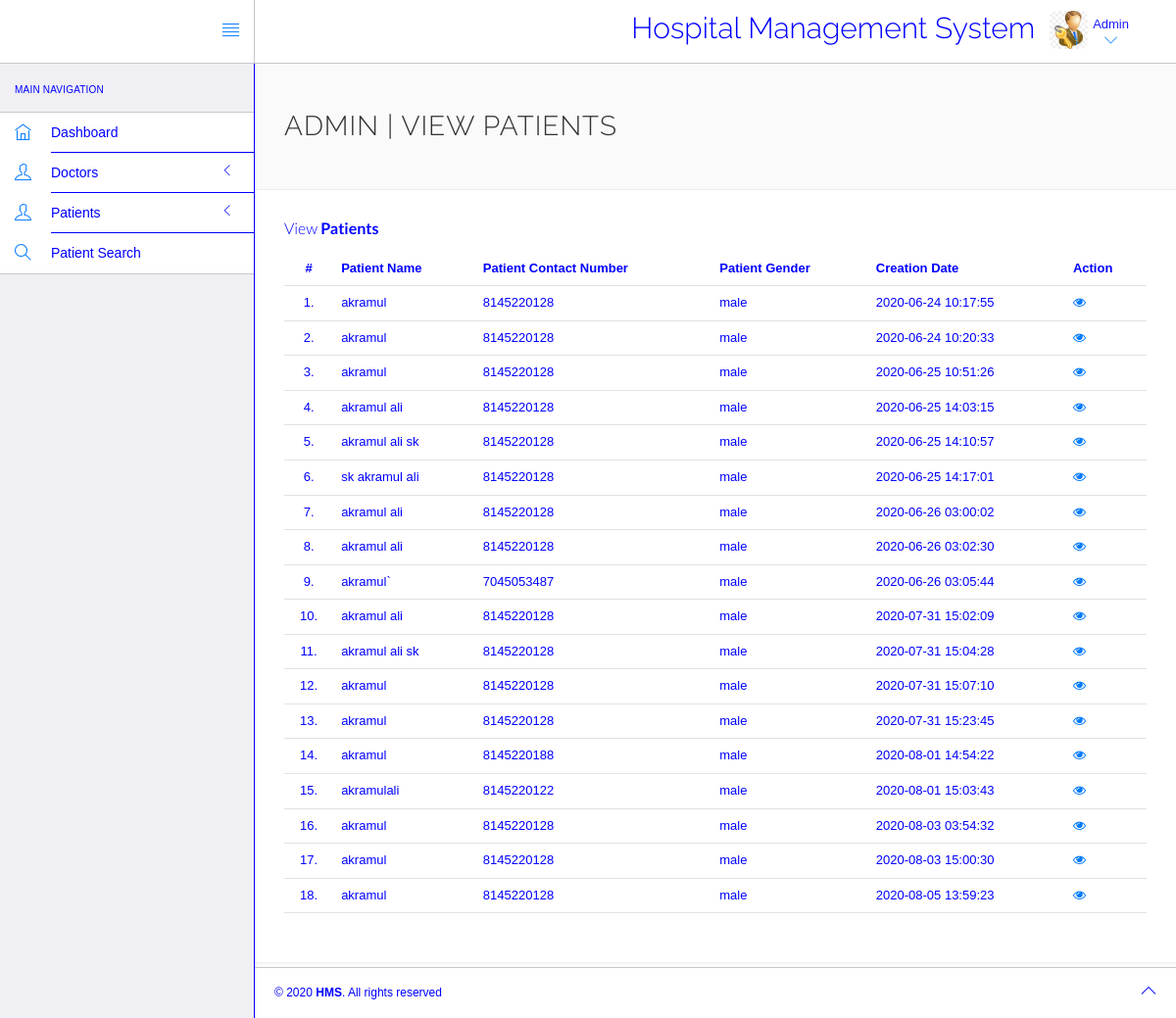
Before: /login/admin/manage-patient.php (signed in) with the older database file.
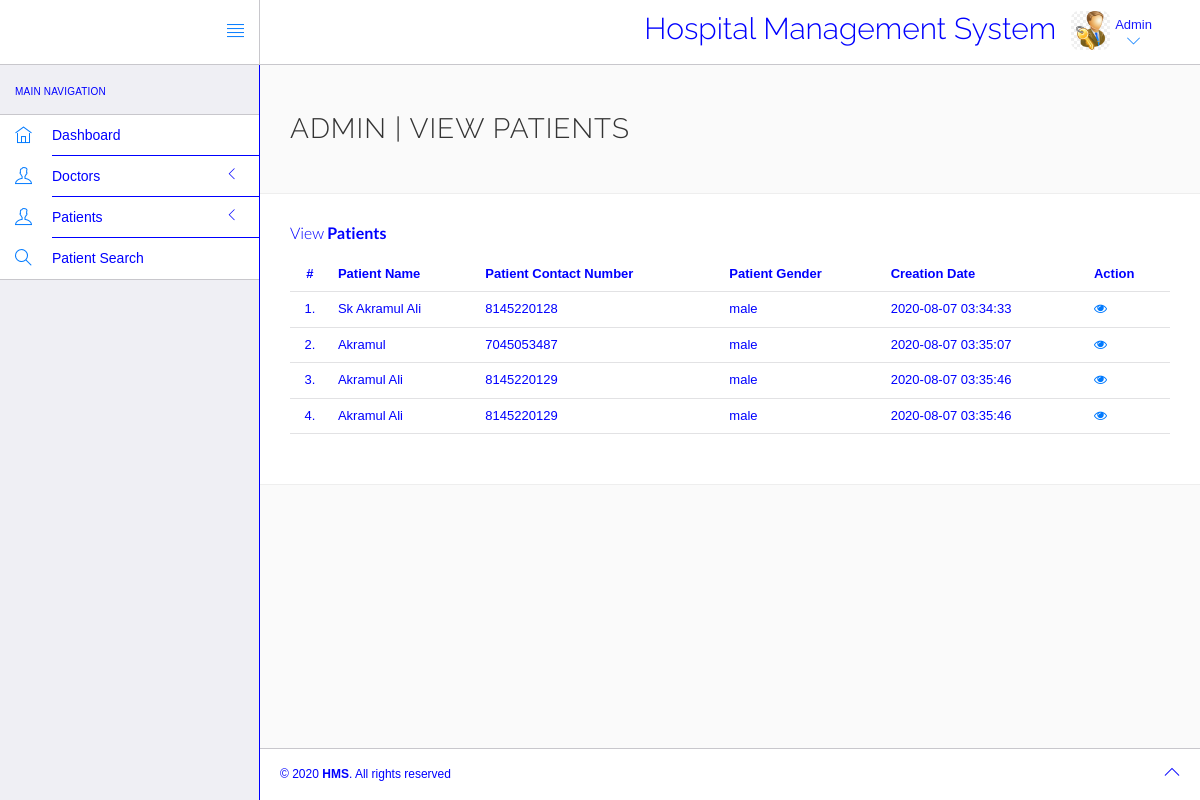
After: the same page with the newer database file.
### tables this page shows
CREATE TABLE `tblpatient` (
  `ID` int(10) NOT NULL,
  `Docid` int(10) DEFAULT NULL,
  `PatientName` varchar(20) DEFAULT NULL,
  `PatientContno` bigint(10) DEFAULT NULL,
  `PatientEmail` varchar(30) DEFAULT NULL,
  `PatientGender` varchar(10) DEFAULT NULL,
  `PatientAdd` mediumtext DEFAULT NULL,
  `PatientAge` int(10) DEFAULT NULL,
  `PatientMedhis` mediumtext DEFAULT NULL,
  `CreationDate` timestamp NULL DEFAULT current_timestamp()
);

### login/admin/manage-patient.php (the view, shortened to what this page needs)
<?php
include('include/config.php');
?>
<!DOCTYPE html>
<html lang="en">
	<head>
		<link rel="stylesheet" href="vendor/bootstrap/css/bootstrap.min.css">
		<link rel="stylesheet" href="vendor/fontawesome/css/font-awesome.min.css">
		<link rel="stylesheet" href="vendor/themify-icons/themify-icons.min.css">
		<link rel="stylesheet" href="assets/css/styles.css">
		<link rel="stylesheet" href="assets/css/plugins.css">
		<link rel="stylesheet" href="assets/css/themes/theme-1.css" id="skin_color" />
	</head>
	<body>
		<div id="app">
		<div class="sidebar app-aside" id="sidebar">
       <div class="sidebar-container perfect-scrollbar">
<nav>
						<div class="navbar-title">
							<span>Main Navigation</span>
						</div>
						<ul class="main-navigation-menu">
							<li>
								<a href="dashboard.php">
									<div class="item-content">
										<div class="item-media">
											<i class="ti-home"></i>
										</div>
										<div class="item-inner">
											<span class="title"> Dashboard </span>
										</div>
									</div>
								</a>
							</li>
							<li>
								<a href="javascript:void(0)">
									<div class="item-content">
										<div class="item-media">
											<i class="ti-user"></i>
										</div>
										<div class="item-inner">
											<span class="title"> Doctors </span><i class="icon-arrow"></i>
										</div>
									</div>
								</a>
								</li>
								<li>
								<a href="javascript:void(0)">
									<div class="item-content">
										<div class="item-media">
											<i class="ti-user"></i>
										</div>
										<div class="item-inner">
											<span class="title"> Patients </span><i class="icon-arrow"></i>
										</div>
									</div>
								</a>
								</li>
								<li>
								<a href="patient-search.php">
									<div class="item-content">
										<div class="item-media">
											<i class="ti-search"></i>
										</div>
										<div class="item-inner">
											<span class="title"> Patient Search </span>
										</div>
									</div>
								</a>
							</li>
						</ul>
					</nav>
					</div>
			</div>
<div class="app-content">
<header class="navbar navbar-default navbar-static-top">
					<div class="navbar-header">
						<a href="#" class="sidebar-toggler pull-right visible-md visible-lg" data-toggle-class="app-sidebar-closed" data-toggle-target="#app">
							<i class="ti-align-justify"></i>
						</a>
					</div>
					<div class="navbar-collapse collapse">
						<ul class="nav navbar-right">
								<li  style="padding-top:2% ">
								<h2>Hospital Management System</h2>
							</li>
							<li class="dropdown current-user">
								<a href class="dropdown-toggle" data-toggle="dropdown">
									<img src="assets/images/system-administrator-png-system-administrator-logo-system-administrator-png-260_260.jpg" > <span class="username">Admin<i class="ti-angle-down"></i></i></span>
								</a>
							</li>
						</ul>
					</div>
				</header>
<div class="main-content" >
<div class="wrap-content container" id="container">
<section id="page-title">
<div class="row">
<div class="col-sm-8">
<h1 class="mainTitle">Admin | View Patients</h1>
</div>
</div>
</section>
<div class="container-fluid container-fullw bg-white">
<div class="row">
<div class="col-md-12">
<h5 class="over-title margin-bottom-15">View <span class="text-bold">Patients</span></h5>
<table class="table table-hover" id="sample-table-1">
<thead>
<tr>
<th class="center">#</th>
<th>Patient Name</th>
<th>Patient Contact Number</th>
<th>Patient Gender </th>
<th>Creation Date </th>
<th>Action</th>
</tr>
</thead>
<tbody>
<?php
$sql=mysqli_query($con,"select * from tblpatient");
$cnt=1;
while($row=mysqli_fetch_array($sql))
{
?>
<tr>
<td class="center"><?php echo $cnt;?>.</td>
<td class="hidden-xs"><?php echo $row['PatientName'];?></td>
<td><?php echo $row['PatientContno'];?></td>
<td><?php echo $row['PatientGender'];?></td>
<td><?php echo $row['CreationDate'];?></td>
<td>
<a href="view-patient.php?viewid=<?php echo $row['ID'];?>"><i class="fa fa-eye"></i></a>
</td>
</tr>
<?php
$cnt=$cnt+1;
 }?>
</tbody>
</table>
</div>
</div>
</div>
</div>
</div>
</div>
<footer>
<div class="footer-inner">
<div class="pull-left">&copy; <span class="current-year"></span><span class="text-bold text-uppercase"> HMS</span>. <span>All rights reserved</span></div>
					<div class="pull-right">
						<span class="go-top"><i class="ti-angle-up"></i></span>
					</div>
				</div>
			</footer>
		</div>
	</body>
</html>

Changed rows visible on the page:
removed tblpatient: PatientName "akramul", PatientContno "8145220128", PatientGender "male", CreationDate "2020-06-24 10:17:55"
removed tblpatient: PatientName "akramul", PatientContno "8145220128", PatientGender "male", CreationDate "2020-06-24 10:20:33"
removed tblpatient: PatientName "akramul", PatientContno "8145220128", PatientGender "male", CreationDate "2020-06-25 10:51:26"
removed tblpatient: PatientName "akramul ali", PatientContno "8145220128", PatientGender "male", CreationDate "2020-06-25 14:03:15"
removed tblpatient: PatientName "akramul ali sk", PatientContno "8145220128", PatientGender "male", CreationDate "2020-06-25 14:10:57"
removed tblpatient: PatientName "sk akramul ali", PatientContno "8145220128", PatientGender "male", CreationDate "2020-06-25 14:17:01"
removed tblpatient: PatientName "akramul ali", PatientContno "8145220128", PatientGender "male", CreationDate "2020-06-26 03:00:02"
removed tblpatient: PatientName "akramul ali", PatientContno "8145220128", PatientGender "male", CreationDate "2020-06-26 03:02:30"
removed tblpatient: PatientName "akramul`", PatientContno "7045053487", PatientGender "male", CreationDate "2020-06-26 03:05:44"
removed tblpatient: PatientName "akramul ali", PatientContno "8145220128", PatientGender "male", CreationDate "2020-07-31 15:02:09"
removed tblpatient: PatientName "akramul ali sk", PatientContno "8145220128", PatientGender "male", CreationDate "2020-07-31 15:04:28"
removed tblpatient: PatientName "akramul", PatientContno "8145220128", PatientGender "male", CreationDate "2020-07-31 15:07:10"
removed tblpatient: PatientName "akramul", PatientContno "8145220128", PatientGender "male", CreationDate "2020-07-31 15:23:45"
removed tblpatient: PatientName "akramul", PatientContno "8145220188", PatientGender "male", CreationDate "2020-08-01 14:54:22"
removed tblpatient: PatientName "akramulali", PatientContno "8145220122", PatientGender "male", CreationDate "2020-08-01 15:03:43"
removed tblpatient: PatientName "akramul", PatientContno "8145220128", PatientGender "male", CreationDate "2020-08-03 03:54:32"
removed tblpatient: PatientName "akramul", PatientContno "8145220128", PatientGender "male", CreationDate "2020-08-03 15:00:30"
removed tblpatient: PatientName "akramul", PatientContno "8145220128", PatientGender "male", CreationDate "2020-08-05 13:59:23"
added tblpatient: PatientName "Sk Akramul Ali", PatientContno "8145220128", PatientGender "male", CreationDate "2020-08-07 03:34:33"
added tblpatient: PatientName "Akramul", PatientContno "7045053487", PatientGender "male", CreationDate "2020-08-07 03:35:07"
added tblpatient: PatientName "Akramul Ali", PatientContno "8145220129", PatientGender "male", CreationDate "2020-08-07 03:35:46"
added tblpatient: PatientName "Akramul Ali", PatientContno "8145220129", PatientGender "male", CreationDate "2020-08-07 03:35:46"
